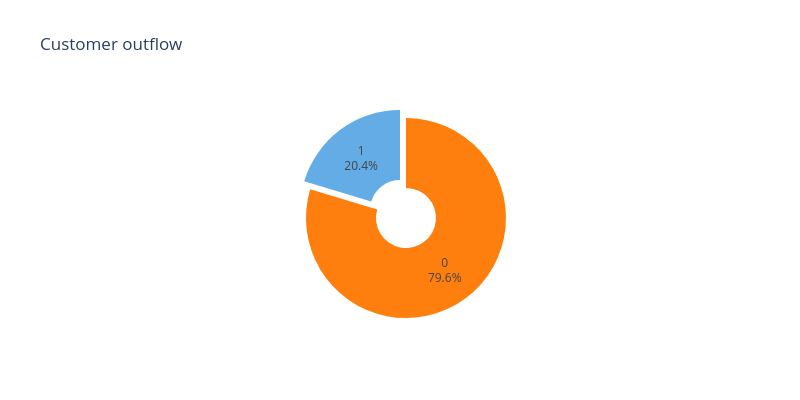
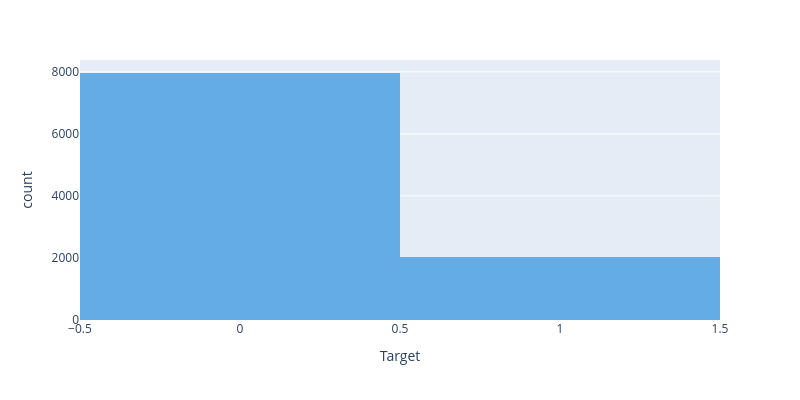

The notebook cell saved with these charts, in order:
### Markdown cell above
# EDA

### Code cell
fig = px.pie(df, names='Exited', title='Customer outflow', labels=['Not Exited', 'Exited'], 
             width=800, height=400, hole=0.3)

fig.update_traces(textposition='inside', textinfo='percent+label', pull=[0, 0.1], marker=dict(colors=['#63ace5', '#ff7f0e']))
fig.update_layout(showlegend=False)

fig.show()

fig_count = px.histogram(df, x='Exited', labels={'Exited': 'Target'}, 
                         width=800, height=400, color_discrete_sequence=['#63ace5'])

fig_count.update_layout(showlegend=False)
fig_count.show()

### Figure 1 — Plotly figure (JSON) as saved in the notebook; plotly's stock layout.template omitted (floating-point values rounded to 4 significant figures; data arrays with more than 128 entries replaced by an {"elided": "..."} marker saying what was removed)
{"data": [{"domain": {"x": [0, 1], "y": [0, 1]}, "hole": 0.3, "hovertemplate": "Exited=%{label}<extra></extra>", "labels": {"elided": "10000 int values"}, "legendgroup": "", "marker": {"colors": ["#63ace5", "#ff7f0e"]}, "name": "", "pull": [0, 0.1], "showlegend": true, "textinfo": "percent+label", "textposition": "inside", "type": "pie"}], "layout": {"height": 400, "legend": {"tracegroupgap": 0}, "showlegend": false, "title": {"text": "Customer outflow"}, "width": 800}}

### Figure 2 — Plotly figure (JSON) as saved in the notebook; plotly's stock layout.template omitted (floating-point values rounded to 4 significant figures; data arrays with more than 128 entries replaced by an {"elided": "..."} marker saying what was removed)
{"data": [{"bingroup": "x", "hovertemplate": "Target=%{x}<br>count=%{y}<extra></extra>", "legendgroup": "", "marker": {"color": "#63ace5", "pattern": {"shape": ""}}, "name": "", "orientation": "v", "showlegend": false, "type": "histogram", "x": {"elided": "10000 int values"}, "xaxis": "x", "yaxis": "y"}], "layout": {"barmode": "relative", "height": 400, "legend": {"tracegroupgap": 0}, "margin": {"t": 60}, "showlegend": false, "width": 800, "xaxis": {"anchor": "y", "domain": [0, 1], "title": {"text": "Target"}}, "yaxis": {"anchor": "x", "domain": [0, 1], "title": {"text": "count"}}}}
